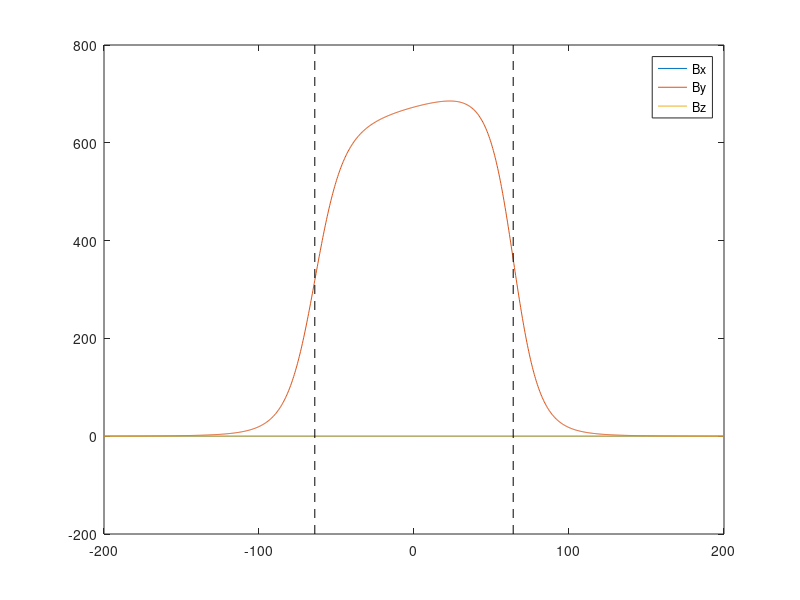
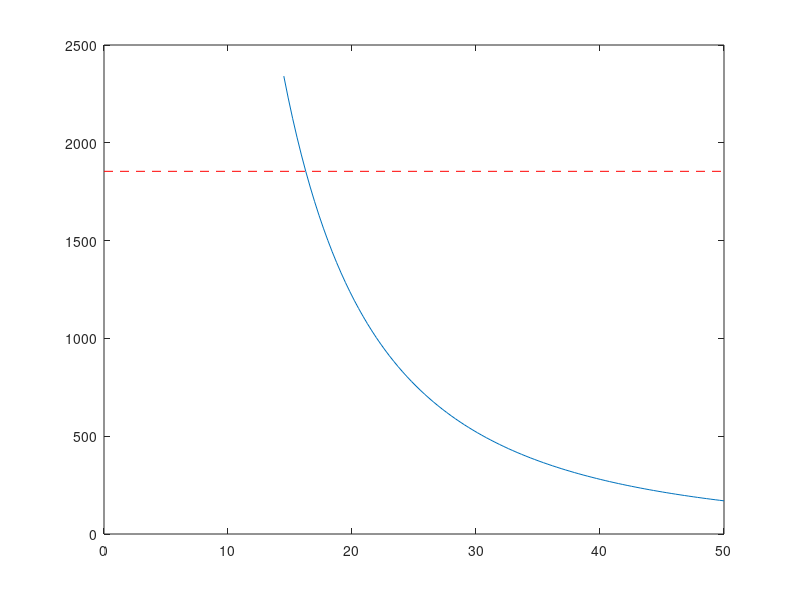
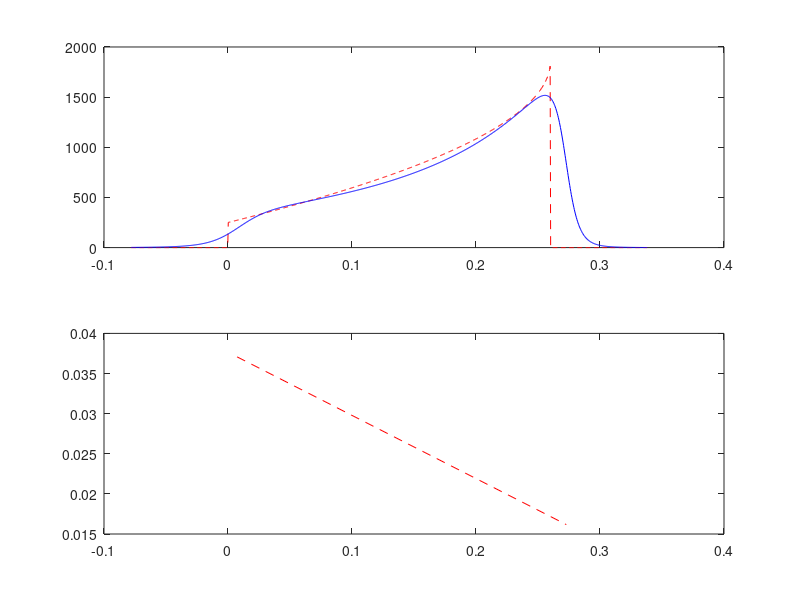
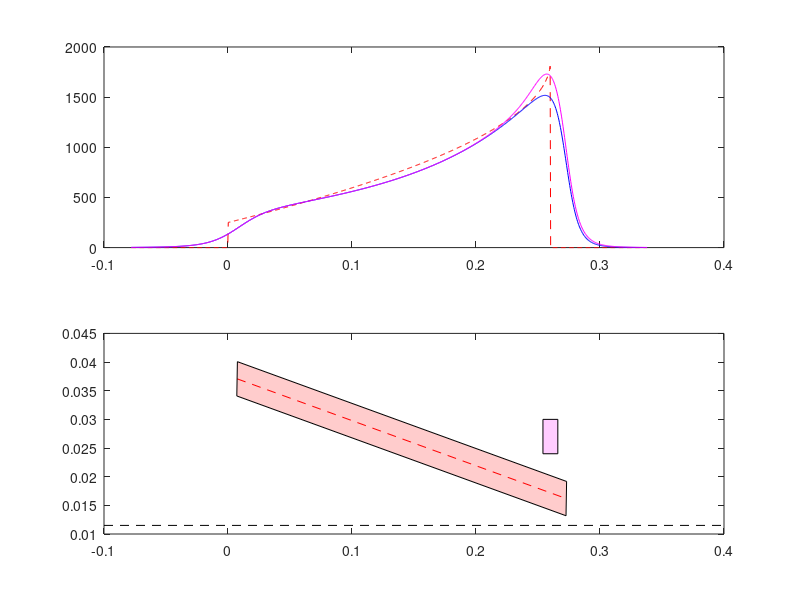

These charts were generated, in order, by the following MATLAB code:
close all;clear all;clc;
function Bvec = Brond(x,y,z)
  r = sqrt(x.^2+y.^2+z.^2);
  Bxx = 0.5*log((r-z)./(r+z));
  Byy = -atan(y.*r./(x.*z));
  Bzz = 0.5*log((r-x)./(r+x));
  len = prod(size(r));
  Bvec = reshape([reshape(Bxx,[len,1]),reshape(Byy,[len,1]),reshape(Bzz,[len,1])],[size(r),3]);
end
function Bvec = Bmagnet(x,y,z,a,b,c,Br)
  Bvec = Br/(4*pi)*(Brond(x-a,y-b,z-c)-Brond(x+a,y-b,z-c)+...
                  Brond(x+a,y+b,z-c)-Brond(x-a,y+b,z-c)+...
                  Brond(x-a,y+b,z+c)-Brond(x-a,y-b,z+c)+...
                  Brond(x+a,y-b,z+c)-Brond(x+a,y+b,z+c));
end
function Bvec = Bdisrot(x,y,z,a,b,c,Br,r0,z0,alpha,beta)
  %% Translation
  xp = x-r0*sin(beta);
  yp = y-r0*cos(beta);
  zp = z-z0;
  %% First rotation 2*beta around z
  xs = cos(2*beta)*xp-sin(2*beta)*yp;
  ys = sin(2*beta)*xp+cos(2*beta)*yp;
  zs = zp;
  %% Second rotation alpha around v = cos(beta) exs + sin(beta) eys
  cb = cos(beta);ca = cos(alpha);sb = sin(beta);sa = sin(alpha);
  xt = (cb^2*(1-ca)+ca)*xs + cb*sb*(1-ca)*ys + sb*sa*zs;
  yt = cb*sb*(1-ca)*xs + (sb^2*(1-ca)+ca)*ys - cb*sa*zs;
  zt = -sb*sa*xs + cb*sa*ys + ca*zs;
  %%
  Bvec = Bmagnet(xt,yt,zt,a,b,c,Br);
  dim = size(Bvec);
  len = prod(dim(1:end-1));
  Bvec = reshape(Bvec,len,3);
  Bxt = Bvec(:,1);
  Byt = Bvec(:,2);
  Bzt = Bvec(:,3);
  %% Undo rotations
  Bxs = (cb^2*(1-ca)+ca)*Bxt + cb*sb*(1-ca)*Byt - sb*sa*Bzt;
  Bys = cb*sb*(1-ca)*Bxt + (sb^2*(1-ca)+ca)*Byt + cb*sa*Bzt;
  Bzs = sb*sa*Bxt - cb*sa*Byt + ca*Bzt;
  %%
  Bx = cos(2*beta)*Bxs+sin(2*beta)*Bys;
  By = -sin(2*beta)*Bxs+cos(2*beta)*Bys;
  Bz = Bzs;
  %%
  Bvec = reshape([Bx,By,Bz],dim);
end
function Bvec = BHallbach8(x,y,z,a,b,c,Br,R0,z0,alpha)
  Bvec = 0;
  for beta=[0,pi/4,pi/2,3*pi/4,pi,5*pi/4,3*pi/2,7*pi/4]
    Btmp = Bdisrot(x,y,z,a,b,c,Br,R0,z0,alpha,beta);
    Bvec = Bvec + Btmp;
  end
end
function res = By(x,y,z,a,b,c,Br,R0,z0,alpha)
  Bvec = BHallbach8(x,y,z,a,b,c,Br,R0,z0,alpha);
  dim = size(Bvec);
  len = prod(dim(1:end-1));
  Bvec = reshape(Bvec,[len,3]);
  res = reshape(Bvec(:,2),dim(1:end-1));
end
%%
% Magnets
a = 6/2;        % mm
b = 6/2;        % mm
c = 128/2;       % mm
Br = 1.08e4;  % G
%%
R0 = 54/2;      % mm
z0 = 0;
alpha = -0.97*pi/180;
%%
%{
xgrid = linspace(-60,60,101);
ygrid = linspace(-60,60,101)';
Bvec = BHallbach8(xgrid,ygrid,0,a,b,c,Br,R0,z0,alpha);
figure(1);
for n=1:3
  subplot(2,2,n);
  imagesc(xgrid,ygrid,Bvec(:,:,n));
  set(gca,'YDir','normal');
end
subplot(2,2,4);
imagesc(xgrid,ygrid,Bvec(:,:,2));%sqrt(sum(Bvec.^2,3)));
set(gca,'YDir','normal','Clim',[0,1300]);
colorbar;
%%
zgrid = linspace(-200,200,1001)';
Bvec = BHallbach8(0,0,zgrid,a,b,c,Br,R0,z0,alpha);
figure(2);clf;
plot(zgrid,squeeze(Bvec(:,1)),zgrid,squeeze(Bvec(:,2)),zgrid,squeeze(Bvec(:,3)),...
      -c*[1,1],[-200,800],'k--',c*[1,1],[-200,800],'k--');
legend('Bx','By','Bz');
%%
ygrid = linspace(-200,200,101);
zgrid = linspace(-200,200,101)';
Bvec = BHallbach8(0,ygrid,zgrid,a,b,c,Br,R0,z0,alpha);
Bvec = squeeze(Bvec);
figure(3);
subplot(2,2,1);
imagesc(xgrid,zgrid,Bvec(:,:,1));
subplot(2,2,2);
imagesc(xgrid,zgrid,Bvec(:,:,2));
subplot(2,2,3);
imagesc(xgrid,zgrid,Bvec(:,:,3));
subplot(2,2,4);
imagesc(xgrid,zgrid,sqrt(sum(Bvec.^2,3)));
%}
zgrid = linspace(-200,200,1001)';
Bvec = BHallbach8(0,0,zgrid,a,b,c,Br,R0,z0,alpha);
figure(1);clf;
plot(zgrid,squeeze(Bvec(:,1)),zgrid,squeeze(Bvec(:,2)),zgrid,squeeze(Bvec(:,3)),...
      -c*[1,1],[-200,800],'k--',c*[1,1],[-200,800],'k--');
legend('Bx','By','Bz');
%%
%
Gamma = 1/4.6e-9;   % Linewidth 1/s
kL = 2*pi/423e-9;   % wavevector m
M = 40*1.66e-27;    % Calcium mass kg
h = 6.626e-34;
hbar = h/(2*pi);
muB = h*1.4e6;      % J/G
kB = 1.38e-23;
gJp = 1;
%%
vL = 50;
v0 = 1000;
%%
Delta_B = hbar*kL*(v0-vL)/(gJp*muB);
B0 = 250;
BL = B0+Delta_B;
%%
eta = 0.75;
L = M*v0^2/(hbar*kL*Gamma*eta);
%%
delta_L=-kL*(v0+vL)/2-gJp*muB/hbar*(BL+B0)/2;
disp(['Velocity from ',num2str(v0),' to ',num2str(vL),' m/s']);
disp(['Bfield from ',num2str(B0),' to ',num2str(BL),' G']);
disp(['detuning ',num2str(delta_L/(2*pi*1e9)),' GHz']);
disp(['length ',num2str(L*100),' cm (eta=',num2str(eta),')']);
Bid = @(z,L) (BL+(B0-BL)*sqrt(1-z/L)).*(z>=0).*(z<=L);
%%
R0s = linspace(19/2+2+a,50,101)';
Bvec = BHallbach8(0,0,c/2,a,b,c,Br,R0s,0,0);
figure(2);clf;
plot(R0s,squeeze(Bvec(:,2)),[0,50],[BL,BL],'r--');
%%
zgrid = L*linspace(-0.3,1.3,1001);
% Magnets
a = 6e-3/2;        % mm
b = 6e-3/2;        % mm
Br = 1.08e4;  % G
%%
% By(x,y,z,a,b,c,Br,R0,z0,alpha)
%%
f = @(p) Bid(zgrid,L*1.05) - By(0,0,zgrid,a,b,p(1),Br,p(2),p(3),p(4));
par0 = [L/2;0.028;L/2;-5*pi/180];
parfit = lsqnonlin(f,par0);
figure(3);clf;
subplot(2,1,1);
plot(zgrid,Bid(zgrid,L),'r--',zgrid,By(0,0,zgrid,a,b,parfit(1),Br,parfit(2),parfit(3),parfit(4)),'b-');
subplot(2,1,2);
plot(parfit(3)+parfit(1)*[-1,1],parfit(2)+sin(parfit(4))*parfit(1)*[-1,1],'r--');%,...
      %parfit(3)+parfit(1)+parfit(7)+parfit(7)*[-1,1],parfit(5)+sin(parfit(6))*parfit(7)*[-1,1],'r--');
set(gca,'XLim',[-0.1,0.4]);
%%
R2 = 27e-3;
c2 = 6e-3;
z2 = L;
alpha2 = -5*pi/180;
figure(4);clf;
subplot(2,1,1);
plot(zgrid,Bid(zgrid,L),'r--',...
    zgrid,By(0,0,zgrid,a,b,parfit(1),Br,parfit(2),parfit(3),parfit(4)),'b-',...
    zgrid,By(0,0,zgrid,a,b,parfit(1),Br,parfit(2),parfit(3),parfit(4))+By(0,0,zgrid,a,b,c2,Br,R2,z2,alpha2),'m-');
subplot(2,1,2);
plot([-0.1,0.4],1e-3*(19/2+2)*[1,1],'k--',...
      parfit(3)+parfit(1)*[-1,1],parfit(2)+sin(parfit(4))*parfit(1)*[-1,1],'r--');
hold on;
fill(parfit(3)+parfit(1)*[-1,1,1,-1]+a*sin(parfit(4))*[1,1,-1,-1],...
     parfit(2)+sin(parfit(4))*parfit(1)*[-1,1,1,-1]+a*cos(parfit(4))*[-1,-1,1,1],'r','FaceAlpha',0.2);
fill(z2+c2*[-1,1,1,-1],R2+a*[-1,-1,1,1],'m','FaceAlpha',0.2);
hold off;

